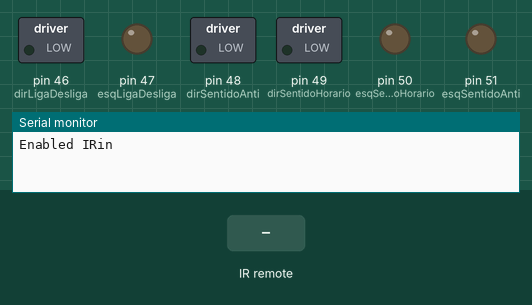
A sketch run on a simulated Arduino Mega 2560, built with avr-gcc and run on an emulated ATmega2560. Shown: switched loads named in the sketch (green lamp = pin HIGH), output pins drawn as LEDs (lit = HIGH), the last lines printed to the serial monitor. Inputs (shaded band) come from the test bench.

Above: at 1.2 s.
1.3 s: infrared code 0xFFC23D received
At 2.5 s:
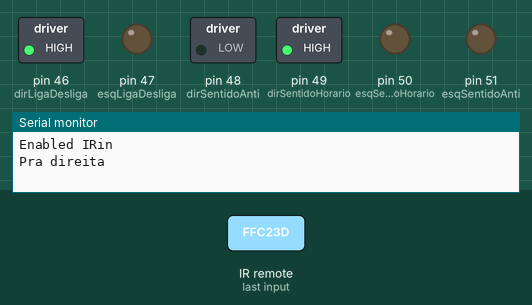
2.8 s: infrared code 0xFF629D received
At 3.6 s:
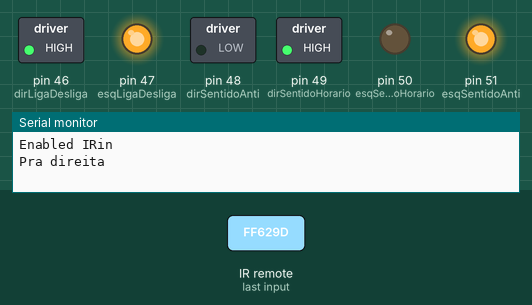
4.3 s: infrared code 0xFFA857 received
At 4.8 s:
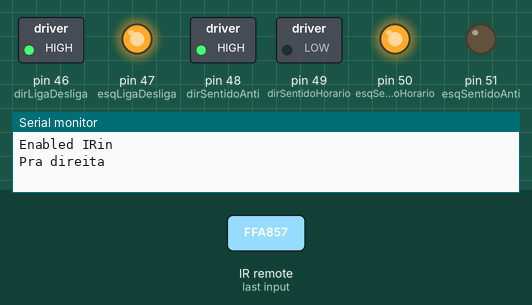
5.8 s: infrared code 0xFF22DD received
At 7.0 s:
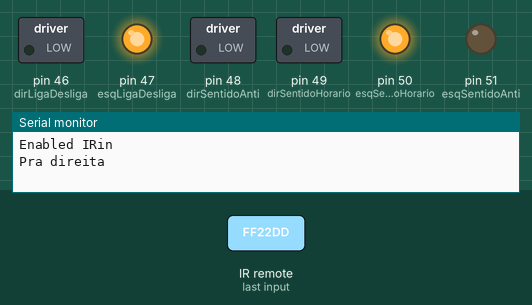
7.3 s: infrared code 0xFF02FD received
At 8.2 s:
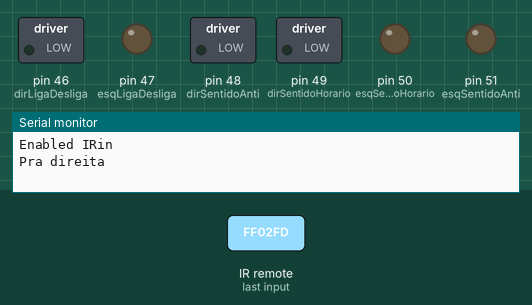
Timing chart, 0 to 9.8 s (numbered marks = the images above; inputs shaded):
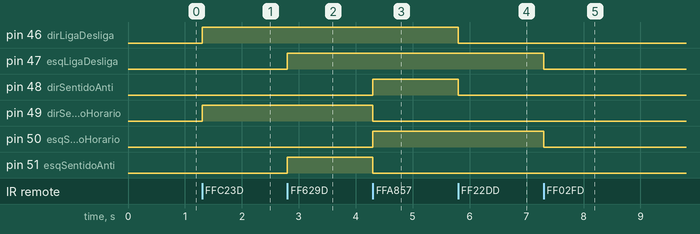

Measured:
- after the input at 1.3 s, pin 46 (dirLigaDesliga), pin 49 (dirSentidoHorario): LOW → HIGH at once
- after the input at 2.8 s, pin 47 (esqLigaDesliga), pin 51 (esqSentidoAnti): LOW → HIGH at once
- after the input at 4.3 s, pin 48 (dirSentidoAnti), pin 50 (esqSentidoHorario): LOW → HIGH at once; pin 49 (dirSentidoHorario), pin 51 (esqSentidoAnti): HIGH → LOW at once
- after the input at 5.8 s, pin 46 (dirLigaDesliga), pin 48 (dirSentidoAnti): HIGH → LOW at once
- after the input at 7.3 s, pin 47 (esqLigaDesliga), pin 50 (esqSentidoHorario): HIGH → LOW at once

The sketch:

7-controleComDoisMotoresDC.ino
```cpp
#include <IRremote.h>
int RECV_PIN = 40;
IRrecv IRR(RECV_PIN);
decode_results results;

int dirLigaDesliga = 46;
int dirSentidoHorario = 49;
int dirSentidoAnti = 48;

int esqLigaDesliga = 47;
int esqSentidoHorario = 50;
int esqSentidoAnti = 51;

int velocidade = 255;

void setup()
{
  //Enable serial usage and IR signal in
  Serial.begin(9600);
  Serial.println("");
  IRR.enableIRIn();
  Serial.println("Enabled IRin");

  //Portas do motor
  pinMode(dirLigaDesliga, OUTPUT);
  pinMode(dirSentidoHorario, OUTPUT);
  pinMode(dirSentidoAnti, OUTPUT);
  pinMode(esqLigaDesliga, OUTPUT);
  pinMode(esqSentidoHorario, OUTPUT);
  pinMode(esqSentidoAnti, OUTPUT);

  analogWrite(dirLigaDesliga,0);
  digitalWrite(dirSentidoHorario,LOW);
  digitalWrite(dirSentidoAnti,LOW);

  analogWrite(esqLigaDesliga,0);
  digitalWrite(esqSentidoHorario,LOW);
  digitalWrite(esqSentidoAnti,LOW);
}

void loop() {
  if (IRR.decode()) { // devolve 0 ou 1 se esta apertando botao ou nao
    int botao = IRR.results.value; // passa o codigo do botao

    switch (botao) {
      case 16736925:
        paraFrente();
        break;

      case 16754775:
        paraTras();
        break;

     case 16761405:
        paraDireita();
        break;

      case 16720605:
        paraEsquerda();
        break;

      case 16712445:
        pararMotores();
        break;
    }

    IRR.resume(); // Receive the next value
  }
}

void paraFrente(){
    analogWrite(dirLigaDesliga,velocidade);
    digitalWrite(dirSentidoHorario,HIGH);
    digitalWrite(dirSentidoAnti,LOW);
    analogWrite(esqLigaDesliga,velocidade);
    digitalWrite(esqSentidoHorario,LOW);
    digitalWrite(esqSentidoAnti,HIGH);
}
void paraTras(){
    analogWrite(dirLigaDesliga,velocidade);
    digitalWrite(dirSentidoHorario,LOW);
    digitalWrite(dirSentidoAnti,HIGH);
    analogWrite(esqLigaDesliga,velocidade);
    digitalWrite(esqSentidoHorario,HIGH);
    digitalWrite(esqSentidoAnti,LOW);
}
void paraDireita(){
  Serial.println("Pra direita");

    analogWrite(esqLigaDesliga,0);
    digitalWrite(esqSentidoHorario,LOW);
    digitalWrite(esqSentidoAnti,LOW);
    analogWrite(dirLigaDesliga,velocidade);
    digitalWrite(dirSentidoHorario,HIGH);
    digitalWrite(dirSentidoAnti,LOW);
}
void paraEsquerda(){
    analogWrite(dirLigaDesliga,0);
    digitalWrite(dirSentidoHorario,LOW);
    digitalWrite(dirSentidoAnti,LOW);
    analogWrite(esqLigaDesliga,velocidade);
    digitalWrite(esqSentidoHorario,HIGH);
    digitalWrite(esqSentidoAnti,LOW);
}
void pararMotores() {
   analogWrite(dirLigaDesliga,0);
   digitalWrite(dirSentidoHorario,LOW);
   digitalWrite(dirSentidoAnti,LOW);
   analogWrite(esqLigaDesliga,0);
   digitalWrite(esqSentidoHorario,LOW);
   digitalWrite(esqSentidoAnti,LOW);
}
```
